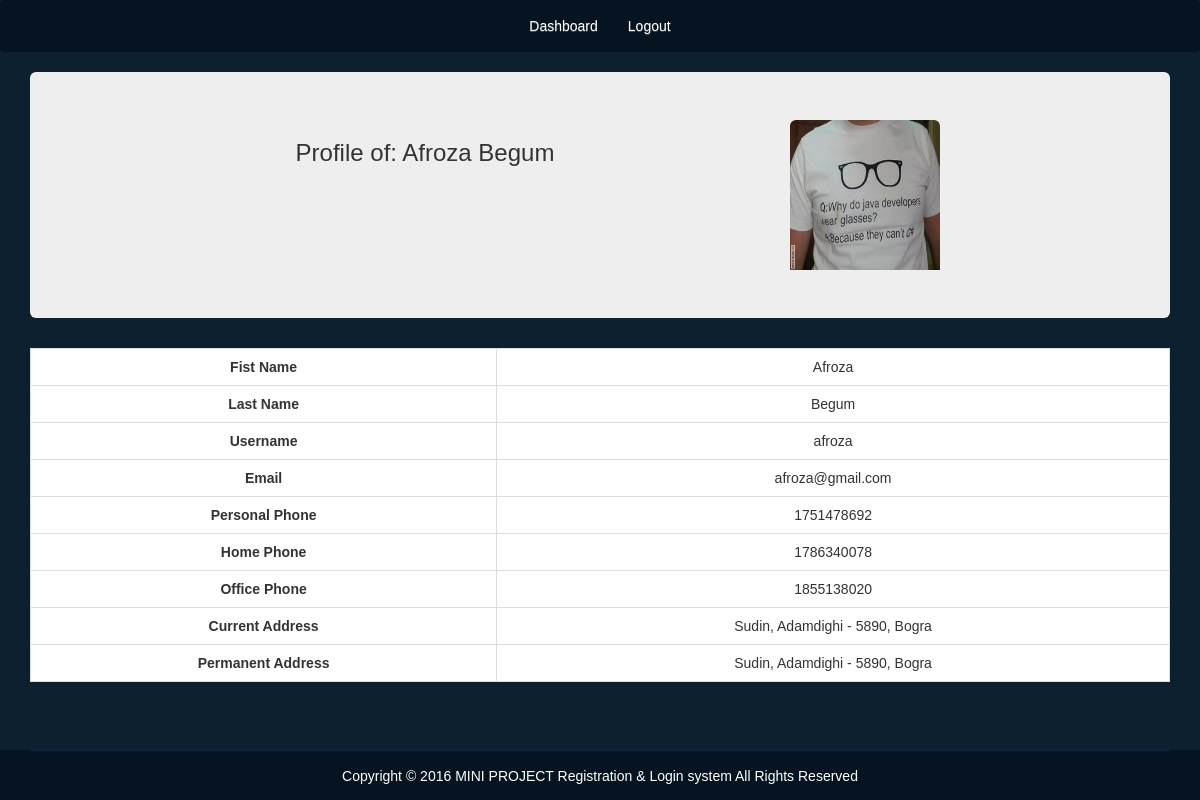
The app's page /viewprofile.php?id=98 (signed in) with its own data.
### tables this page shows
CREATE TABLE `profiles` (
  `id` int(11) NOT NULL,
  `user_id` int(11) NOT NULL,
  `first_name` varchar(255) DEFAULT NULL,
  `last_name` varchar(255) DEFAULT NULL,
  `profile_pic` varchar(255) DEFAULT NULL,
  `personal_phone` int(11) DEFAULT NULL,
  `home_phone` int(11) DEFAULT NULL,
  `office_phone` int(11) DEFAULT NULL,
  `current_address` varchar(255) DEFAULT NULL,
  `permanent_address` varchar(255) DEFAULT NULL,
  `created_at` datetime DEFAULT NULL,
  `modified_at` datetime DEFAULT NULL,
  `deleted_at` datetime DEFAULT NULL,
  `modified_by` int(11) DEFAULT NULL
);

CREATE TABLE `users` (
  `id` int(11) NOT NULL,
  `user_group_id` int(11) NOT NULL,
  `unique_id` varchar(255) NOT NULL,
  `username` varchar(255) NOT NULL,
  `password` varchar(255) NOT NULL,
  `email` varchar(255) NOT NULL,
  `modified_at` datetime NOT NULL,
  `created_at` datetime NOT NULL,
  `deleted_at` datetime DEFAULT NULL,
  `is_active` int(11) DEFAULT NULL
);

### app/src/User.php (called while the page is built, shortened)
<?php
class User
{
    public $conn = '';
    public $dbUsserName = 'root';
    public $dbPass = '';
    public $id = '';
    public function __construct()
    {
        try {
            $this->conn = new PDO('mysql:host=localhost;dbname=miniprojectreg', $this->dbUsserName, $this->dbPass);
        } catch (PDOException $e) {
            echo 'ERROR: ' . $e->getMessage();
        }
    }
    public function prepare($data = array())
    {
        if (is_array($data) && array_key_exists('id', $data)) {
            $this->id = $data['id'];
        }
        return $this;
    }
    public function viewProfile()
    {
        $stmt = $this->conn->prepare("SELECT p.first_name, p.last_name, u.username, u.email, p.personal_phone, p.home_phone, p.office_phone, p.current_address, p.permanent_address FROM users u JOIN profiles p ON u.id = p.user_id WHERE u.id = :id");
        $stmt->execute(array(':id' => $this->id));
        $singleUser = $stmt->fetch(PDO::FETCH_ASSOC);
        return $singleUser;
    }
    public function editProfile()
    {
        $stmt = $this->conn->prepare("SELECT p.first_name, p.last_name, p.profile_pic, u.id, u.username, u.email, p.personal_phone, p.home_phone, p.office_phone, p.current_address, p.permanent_address FROM users u JOIN profiles p ON u.id = p.user_id WHERE u.id = :id");
        $stmt->execute(array(':id' => $this->id));
        $singleUser = $stmt->fetch(PDO::FETCH_ASSOC);
        return $singleUser;
    }
}

### viewprofile.php (the view, shortened to what this page needs)
<?php
$user = new User();
$singleuser = $user->prepare($_GET)->viewProfile();
$userPicture = $user->prepare($_GET)->editProfile();
?>
<!doctype html>
<html lang="en-US">
<head>
    <link rel="stylesheet" href="./assets/css/font-awesome.min.css">
    <link rel="stylesheet" href="./assets/css/bootstrap-theme.min.css">
    <link rel="stylesheet" href="./assets/css/bootstrap.min.css">
    <link rel="stylesheet" href="./assets/css/style.css">
</head>
<body>
    <div class="headerArea">
        <nav class="navbar navbarBg">
            <div class="container-fluid">
                <div class="collapse navbar-collapse" id="crud-main-navbar">
                    <ul class="nav navbar-nav crudNav">
                        <li>
                            <a href="dashboard.php">Dashboard</a>
                        </li>
                        <li>
                            <a href="logout.php">Logout</a>
                        </li>
                    </ul>
                </div>
            </div>
        </nav>
    </div>
    <div class="container">
        <div class="jumbotron">
            <div class="row">
                <div class="col-md-8">
                    <div class="alignCenter">
                        <h3 class="">Profile of:
                            <?php
                                if (isset($singleuser['first_name']) && isset($singleuser['last_name'])) {
                                echo $singleuser['first_name'] . "\n". $singleuser['last_name'];
                            } else {
                                echo $singleuser['username'];
                            }
                            ?>
                        </h3>
                    </div>
                </div>
                <div class="col-md-4">
                    <div class="profilePic">
                        <img
                            src="<?php echo 'assets/img/' . $userPicture['profile_pic']; ?>"
                            alt=""
                            id="profilePic"
                            width="150"
                            height="150">
                    </div>
                </div>
            </div>
        </div>
    </div>
    <div class="container">
        <div class="singleUser">
            <table class="table table-responsive table-bordered table-hover">
                <tbody>
                    <tr>
                        <th>Fist Name</th>
                        <td><?php echo $singleuser['first_name']; ?></td>
                    </tr>
                    <tr>
                        <th>Last Name</th>
                        <td><?php echo $singleuser['last_name']; ?></td>
                    </tr>
                    <tr>
                        <th>Username</th>
                        <td><?php echo $singleuser['username']; ?></td>
                    </tr>
                    <tr>
                        <th>Email</th>
                        <td><?php echo $singleuser['email']; ?></td>
                    </tr>
                    <tr>
                        <th>Personal Phone</th>
                        <td><?php echo $singleuser['personal_phone']; ?></td>
                    </tr>
                    <tr>
                        <th>Home Phone</th>
                        <td><?php echo $singleuser['home_phone']; ?></td>
                    </tr>
                    <tr>
                        <th>Office Phone</th>
                        <td><?php echo $singleuser['office_phone']; ?></td>
                    </tr>
                    <tr>
                        <th>Current Address</th>
                        <td><?php echo $singleuser['current_address']; ?></td>
                    </tr>
                    <tr>
                        <th>Permanent Address</th>
                        <td><?php echo $singleuser['permanent_address']; ?></td>
                    </tr>
                </tbody>
            </table>
        </div>
    </div>
    <?php
    include_once './content-part.php';
    ?>
</body>
</html>

### assets/css/style.css (style rules this page uses)
html { position: relative; min-height: 100%; }
body { font-family: "Verdana", sans-serif; font-size: 14px; background: #0d202f none repeat scroll 0 0; margin-bottom: 50px; }
.alignCenter { text-align: center; }
table { background: #fff; border: 1px solid; border-radius: 4px; }
table th, td { text-align: center; }
.navbar .navbar-nav { display: inline-block; float: none; vertical-align: top; }
.navbar .navbar-collapse { text-align: center; }
.navbarBg, #creditArea { background: #061421 none repeat scroll 0 0!important; }
ul.crudNav li > a { color: #ffffff; }
.profilePic img { border-top-left-radius: 6px; border-top-right-radius: 6px; transition: all 0.2s ease 0s; }

### records on screen
profiles: first_name "Afroza", last_name "Begum", profile_pic (picture), user.username "afroza", user.email "afroza@gmail.com", personal_phone "1751478692", home_phone "1786340078", office_phone "1855138020", current_address "Sudin, Adamdighi - 5890, Bogra", permanent_address "Sudin, Adamdighi - 5890, Bogra"
